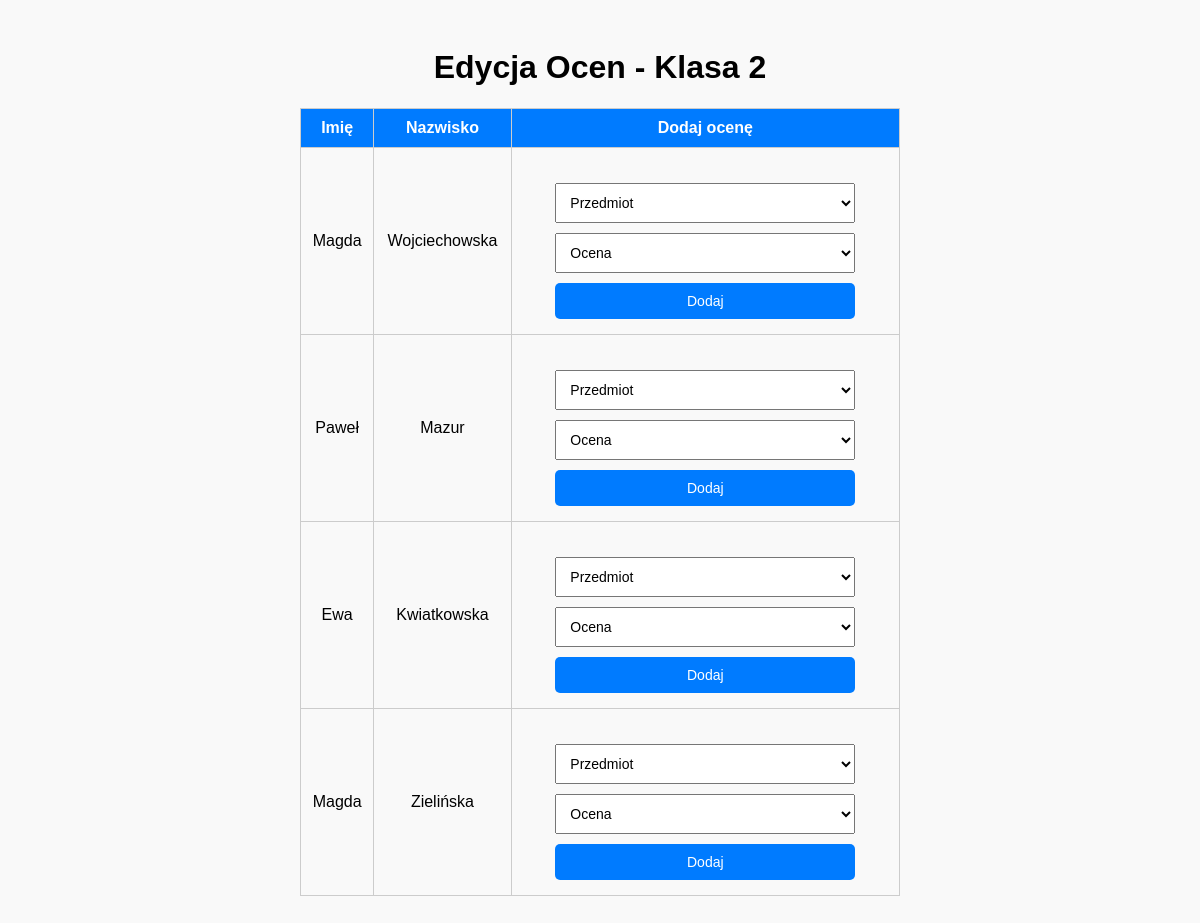
Page /edycja_ocen.php?class=2 on the committed database.
### tables this page shows
CREATE TABLE `uzytkownik` (
  `uzytkownik_id` int(30) NOT NULL,
  `imie` varchar(50) NOT NULL,
  `drugie_imie` varchar(50) DEFAULT NULL,
  `nazwisko` varchar(50) NOT NULL,
  `haslo` varchar(255) NOT NULL,
  `edycja` tinyint(1) NOT NULL,
  `id_klasy` int(11) DEFAULT NULL
);

### edycja_ocen.php (the view, shortened to what this page needs)
<?php
if (isset($_GET['class']) && is_numeric($_GET['class'])) {
    $classId = $_GET['class'];
} else {
    die("Brak lub nieprawidłowy identyfikator klasy w adresie URL.");
}
$host = 'localhost';
$dbname = 'dziennik';
$user = 'root';
$password = '';
try {
    $pdo = new PDO("mysql:host=$host;dbname=$dbname;charset=utf8", $user, $password);
    $pdo->setAttribute(PDO::ATTR_ERRMODE, PDO::ERRMODE_EXCEPTION);
} catch (PDOException $e) {
    die("Błąd połączenia z bazą danych: " . $e->getMessage());
}
$studentsQuery = $pdo->prepare("
    SELECT uzytkownik_id, imie, nazwisko
    FROM uzytkownik
    WHERE edycja = 0 AND id_klasy = :classId
");
$studentsQuery->bindParam(':classId', $classId, PDO::PARAM_INT);
$studentsQuery->execute();
$students = $studentsQuery->fetchAll(PDO::FETCH_ASSOC);
?>
<!DOCTYPE html>
<html lang="pl">
<head>
</head>
<body>
    <h1>Edycja Ocen - Klasa <?php echo htmlspecialchars($classId); ?></h1>
    <?php if (empty($students)): ?>
        <p>Brak uczniów w wybranej klasie.</p>
    <?php else: ?>
        <table>
            <tr>
                <th>Imię</th>
                <th>Nazwisko</th>
                <th>Dodaj ocenę</th>
            </tr>
            <?php foreach ($students as $student): ?>
                <tr>
                    <td><?php echo htmlspecialchars($student['imie']); ?></td>
                    <td><?php echo htmlspecialchars($student['nazwisko']); ?></td>
                    <td>
                        <form method="POST">
                            <select name="subject_id" required>
                                <option value="" disabled selected>Przedmiot</option>
                            </select>
                            <select name="grade_id" required>
                                <option value="" disabled selected>Ocena</option>
                            </select>
                            <button type="submit">Dodaj</button>
                        </form>
                    </td>
                </tr>
            <?php endforeach; ?>
        </table>
    <?php endif; ?>
</body>
</html>

### edycja_ocen.php (style rules this page uses)
body { font-family: Arial, sans-serif; text-align: center; background-color: #f9f9f9; padding: 20px; }
table { margin: 20px auto; border-collapse: collapse; width: 80%; max-width: 600px; }
th, td { border: 1px solid #ccc; padding: 10px; text-align: center; }
th { background-color: #007BFF; color: white; }
form { margin-top: 20px; }
select, input, button { padding: 10px; margin: 5px 0; width: 100%; max-width: 300px; font-size: 14px; }
button { background-color: #007BFF; color: white; border: none; cursor: pointer; border-radius: 5px; }

### rows in the picture
uzytkownik: imie "Magda", nazwisko "Wojciechowska"
uzytkownik: imie "Paweł", nazwisko "Mazur"
uzytkownik: imie "Ewa", nazwisko "Kwiatkowska"
uzytkownik: imie "Magda", nazwisko "Zielińska"

### other values in the picture
$classId "2"
